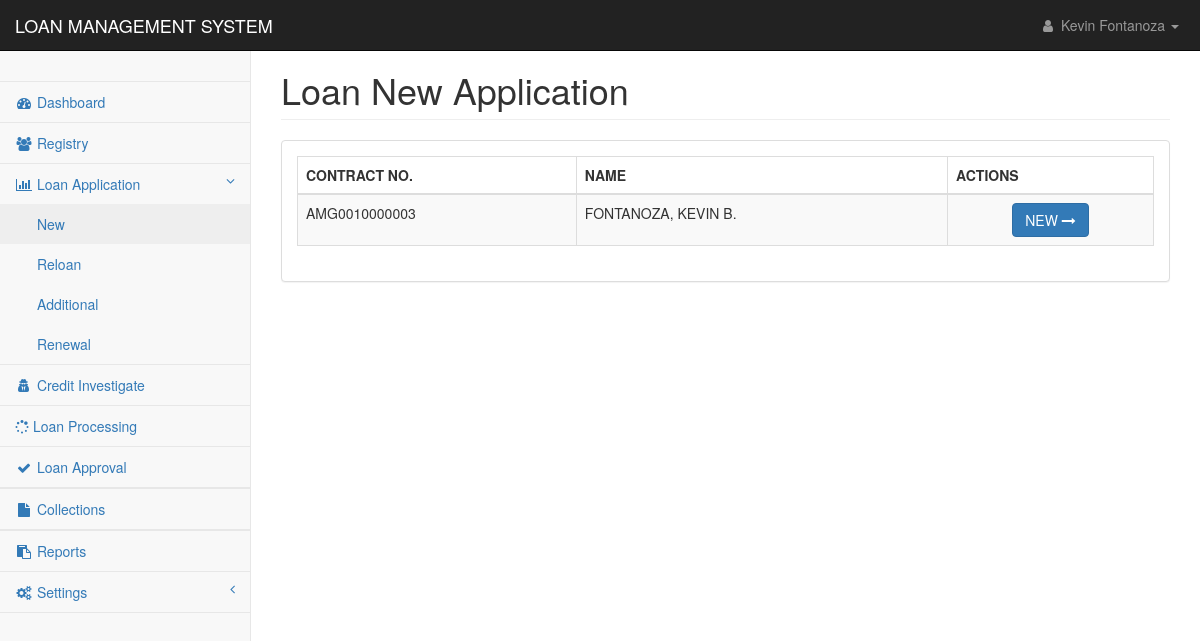
/pages/loan_application_new.php (signed in), run on an earlier commit of the app's database.
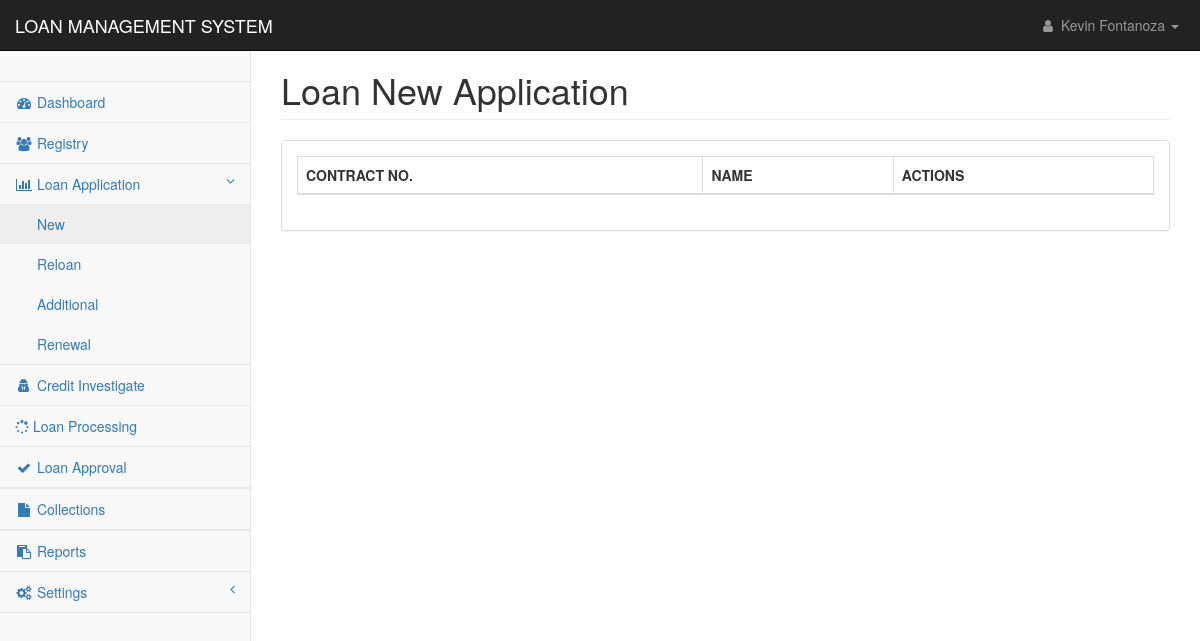
And on a later commit of the database.
### tables this page shows
CREATE TABLE `applicants_personal` (
  `applicant_id` int(11) NOT NULL,
  `applicant_code` text NOT NULL,
  `firstname` text NOT NULL,
  `middlename` text NOT NULL,
  `lastname` text NOT NULL,
  `suffix` text NOT NULL,
  `nickname` text NOT NULL,
  `age` text NOT NULL,
  `gender` text NOT NULL,
  `contact1` text NOT NULL,
  `mstatus` text NOT NULL,
  `dob1` date NOT NULL,
  `pob1` text NOT NULL,
  `block1` text NOT NULL,
  `street1` text NOT NULL,
  `phase1` text NOT NULL,
  `brgy1` text NOT NULL,
  `city1` text NOT NULL,
  `province1` text NOT NULL,
  `map_url` text NOT NULL,
  `residence1` text NOT NULL,
  `lwith1` text NOT NULL,
  `block2` text NOT NULL,
  `street2` text NOT NULL,
  `phase2` text NOT NULL,
  `brgy2` text NOT NULL,
  `city2` text NOT NULL,
  `province2` text NOT NULL,
  `residence2` text NOT NULL,
  `lwith2` text NOT NULL,
  `mothername` text NOT NULL,
  `mothercon` text NOT NULL,
  `fathername` text NOT NULL,
  `fathercon` text NOT NULL,
  `file` text NOT NULL,
  `date_encoded` date NOT NULL
);

### pages/mvc/model/dbcon.mod.php (called while the page is built)
<?php
Class DbCon {
	Private $host = "localhost";
	Private $user = "root";
	Private $pwd = "";
	Private $dbName = "amigo";
	Protected function connect(){
		$dsn = 'mysql:host=' . $this->host . ';dbname=' . $this->dbName;
		$pdo = new PDO($dsn, $this->user, $this->pwd);
		$pdo->setAttribute(PDO::ATTR_DEFAULT_FETCH_MODE, PDO::FETCH_ASSOC);
		return $pdo;
    }
}

### pages/mvc/model/loan.mod.php (called while the page is built, shortened)
<?php
class Loan extends DbCon {
    private $clientID;
    public $incomeEarning;
    public $contractNo;
    public function __construct(String $id){
        $sql = "SELECT e_status, other_source, monthly_salary, loan FROM applicants_work WHERE applicant_code= ?";
        $stmt = $this->connect()->prepare($sql);
        $stmt->execute([$id]);
        $result = $stmt->fetch();
        $this->clientID = $id;
        $this->incomeSourceFlag = $result['other_source']??null;
        if($this->incomeSourceFlag > 0 ){
            $this->incomeEarning = 'Multiple';
        }else{
            $this->incomeEarning = 'Single';
        }
        ($this->incomeEarning == 'Single') ?  $this->clientSukli = $this->sukli('single') : $this->clientSukli = $this->sukli('multiple');
        $this->tempExp = $result['loan']??null;
        $this->tempExp = explode('-', $this->tempExp);
        $this->getBorrowingCount();
        $this->getBorrowingCount();
        $this->getBorrowingSum();
        $this->getSukli();
        $this->getBorrowCount();
        $this->getRenewalBasesInfo();
        $this->getOutstandingBalance();
    }
    public function getSukli(){
        $sql = "SELECT SUM(monthly_amortization) FROM loan_applications WHERE paid=0 AND client_id=?";
        $stmt = $this->connect()->prepare($sql);
        $stmt->execute([$this->clientID]);
        $result = $stmt->fetchColumn();
    }
    public function getBorrowingCount(){
        $sql = "SELECT COUNT(client_id) FROM loan_applications WHERE paid=1 AND client_id=?";
        $stmt = $this->connect()->prepare($sql);
        $stmt->execute([$this->clientID]);
        $result = $stmt->fetchColumn();
    }
    public function getBorrowCount(){
        $sql = "SELECT COUNT(client_id) FROM loan_applications WHERE client_id=?";
        $stmt = $this->connect()->prepare($sql);
        $stmt->execute([$this->clientID]);
        $result = $stmt->fetchColumn();
    }
    public function getBorrowingSum(){
        $sql = "SELECT SUM(monthly_amortization) FROM loan_applications WHERE paid=0 AND client_id=?";
        $stmt = $this->connect()->prepare($sql);
        $stmt->execute([$this->clientID]);
        $result = $stmt->fetchColumn();
    }
    public function sukli($sukli){
        $sql = "SELECT sukli_amount FROM sukli WHERE sukli_name = ?";
        $stmt = $this->connect()->prepare($sql);
        $stmt->execute([$sukli]);
        $result = $stmt->fetchColumn();
        return $result;
    }
    public function getRenewalBasesInfo(){
        $sql = "SELECT contract_no, loan_amount FROM loan_applications WHERE paid=0 AND client_id = ?";
        $stmt = $this->connect()->prepare($sql);
        $stmt->execute([$this->clientID]);
        $result = $stmt->fetch();
        $this->contractNo = $result['contract_no']??null;
    }
    public function getOutstandingBalance(){
        $sql = "SELECT SUM(amount) FROM payments WHERE contract_no = ?";
        $stmt = $this->connect()->prepare($sql);
        $stmt->execute([$this->contractNo]);
    }
}

### pages/loan_application_new.php (the view, shortened to what the changed rows need)
<?php
include('../config/conn.php');
?>
<!DOCTYPE html>
<html lang="en">
<head>
    <link href="../css/bootstrap.min.css" rel="stylesheet">
    <link href="../css/metisMenu.min.css" rel="stylesheet">
    <link href="../css/dataTables/dataTables.bootstrap.css" rel="stylesheet">
    <link href="../css/dataTables/dataTables.responsive.css" rel="stylesheet">
    <link href="../css/startmin.css" rel="stylesheet">
    <link href="../css/font-awesome.min.css" rel="stylesheet" type="text/css">
</head>
<body>
    <div id="wrapper">
        <div id="page-wrapper">
            <div class="container-fluid">
                <div class="row">
                    <div class="col-lg-12">
                        <h1 class="page-header">Loan New Application</h1>
                    </div>
                </div>
                <div class="row">
                    <div class="col-lg-12">
                        <div class="panel panel-default">
                            <div class="panel-body">
                                <div class="table-responsive">
                                    <table class="table table-striped table-bordered table-hover"
                                        id="dataTables-example">
                                        <thead>
                                            <tr>
                                                <th>CONTRACT NO.</th>
                                                <th>NAME</th>
                                                <th>ACTIONS</th>
                                            </tr>
                                        </thead>
                                            <?php
                                                $sql = "SELECT * FROM applicants_personal ORDER BY lastname ASC";
                                                $res = mysqli_query($con,$sql);
                                                    if(mysqli_num_rows($res) > 0){
                                                        while($row = mysqli_fetch_assoc($res)) {
                                                        $name = $row['lastname'].', '.$row['firstname'].' '.$row['middlename'];
                                                        $cid = $row['applicant_code'];
                                                        $loan = new Loan(strval($cid));
                                                        if($loan->checkIfExistInLoanApplicaiton == ""){
                                                        ?>
                                            <tr class="odd gradeX">
                                                <td><?php echo $row['applicant_code'];?></td>
                                                <td><?php echo $name?></td>
                                                <td style="text-align:center">
                                                    <div class="tooltip-demo">
                                                        <button type="button" class="btn btn-primary btn-sml"
                                                            data-toggle="modal"
                                                            data-target="#myModal_<?php echo $cid?>">
                                                            NEW <i class="fa fa-long-arrow-right" aria-hidden="true"
                                                                title="Copy to use save"></i>
                                                        </button>
                                                        <?php
                                                            }
                                                        ?>
                                                    </div>
                                                </td>
                                            </tr>
                                            <?php
                                                }
                                            }
                                            ?>
                                    </table>
                                </div>
                            </div>
                        </div>
                    </div>
                </div>
            </div>
        </div>
    </div>
</body>
</html>

What changed in the data, as far as the page shows it:
removed applicants_personal: applicant_code "AMG0010000003", name "FONTANOZA, KEVIN B."
